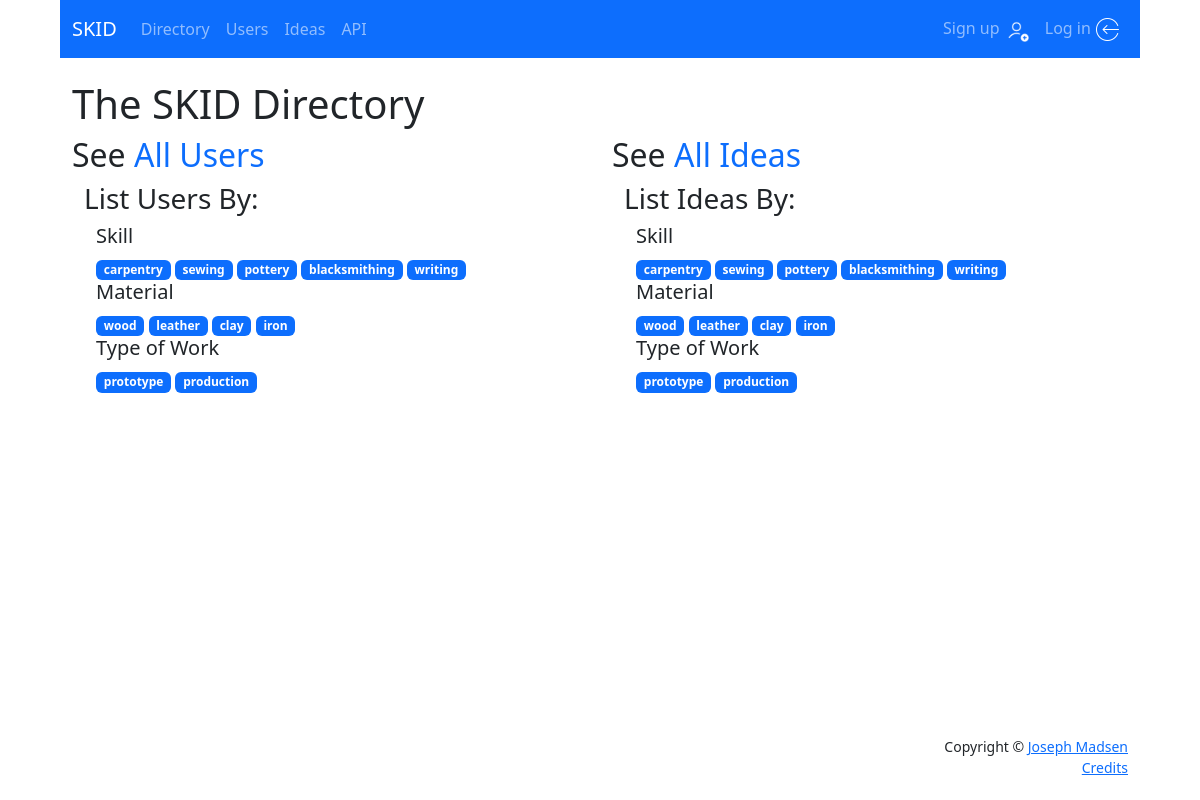
Before: /directory/ with the older database file.
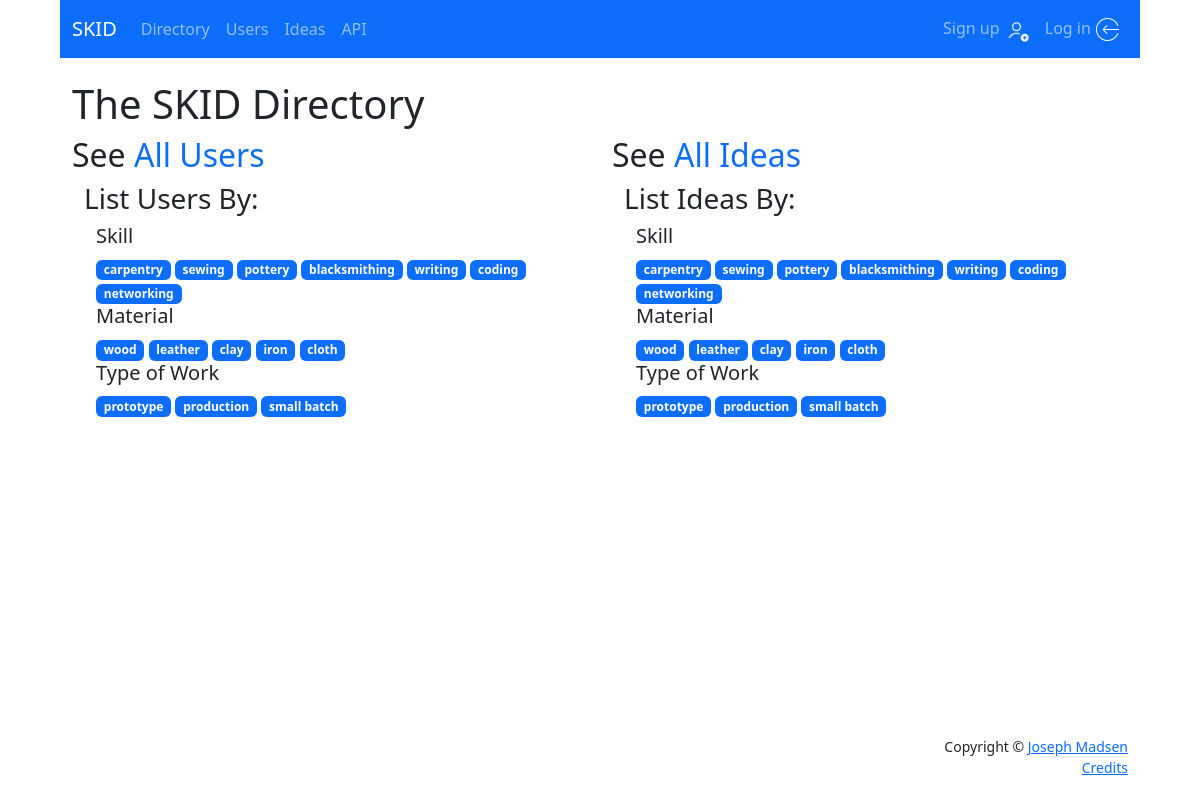
After: the same page with the newer database file.
### users/models.py (models this page shows, shortened)
class Skill(models.Model):
    skill = models.CharField(max_length=100, unique=True)
    def __str__(self):
        return self.skill

class Material(models.Model):
    material = models.CharField(max_length=100, unique=True)
    def __str__(self):
        return self.material

class WorkType(models.Model):
    work_type = models.CharField(max_length=100, unique=True)
    def __str__(self):
        return self.work_type

### directory/views.py (the view)
# urls.py: path('', views.directory, name='directory'),
def directory(request):
    try:
        skills = Skill.objects.all()
        materials = Material.objects.all()
        worktype = WorkType.objects.all()
        context = {
            'skills': skills,
            'materials': materials,
            'worktype': worktype,
        }
        return render(request, 'directory/directory.html', context)
    except Exception as err:
        print("ERROR: ", str(err))
        context = {'error': str(err)}
        return render(request, 'error_page.html', context, content_type='text/html')

### directory/templates/directory/directory.html (shortened to what this page needs)
{% extends 'base.html' %}
{% block content %}
    <div class="container">
        <h1>The SKID Directory</h1>
        <div class="row justify-content-evenly">
            <div class="col-6">
                <div>
                    <h2>
                        See <a href="{% url 'directory:users' %}" style="text-decoration: none;">All Users</a>
                    </h2>
                </div>
                <div class="container">
                    <h3>List Users By:</h3>
                        <div class="container">
                            <h5>Skill</h5>
                                {% for skill in skills %}
                                    <a href="{% url 'directory:user_skill' skill.id %}"
                                        class="badge bg-primary" style="text-decoration: none;">
                                        {{ skill }}
                                    </a>
                                {% endfor %}
                            <h5>Material</h5>
                                {% for material in materials %}
                                    <a href="{% url 'directory:user_material' material.id %}"
                                        class="badge bg-primary" style="text-decoration: none;">
                                        {{ material }}
                                    </a>
                                {% endfor %}
                            <h5>Type of Work</h5>
                                {% for type in worktype %}
                                    <a href="{% url 'directory:user_work_type' type.id %}"
                                        class="badge bg-primary" style="text-decoration: none;">
                                        {{ type }}
                                    </a>
                                {% endfor %}
                        </div>
                </div>
            </div>
            <div class="col-6">
                <div>
                    <h2>
                        See <a href="{% url 'directory:ideas' %}" style="text-decoration: none;">All Ideas</a>
                    </h2>
                </div>
                <div class="container">
                    <h3>List Ideas By:</h3>
                        <div class="container">
                            <h5>Skill</h5>
                                {% for skill in skills %}
                                    <a href="{% url 'directory:user_skill' skill.id %}"
                                        class="badge bg-primary" style="text-decoration: none;">
                                        {{ skill }}
                                    </a>
                                {% endfor %}
                            <h5>Material</h5>
                                {% for material in materials %}
                                    <a href="{% url 'directory:user_material' material.id %}"
                                        class="badge bg-primary" style="text-decoration: none;">
                                        {{ material }}
                                    </a>
                                {% endfor %}
                            <h5>Type of Work</h5>
                                {% for type in worktype %}
                                    <a href="{% url 'directory:user_work_type' type.id %}"
                                        class="badge bg-primary" style="text-decoration: none;">
                                        {{ type }}
                                    </a>
                                {% endfor %}
                        </div>
                </div>
            </div>
        </div>
    </div>
{% endblock content %}

### users/templates/base.html (shortened to what this page needs)
<!DOCTYPE html>
<html lang="en">
<head>
    <link rel="stylesheet" href="https://cdn.jsdelivr.net/npm/bootstrap@5.3.0-alpha1/dist/css/bootstrap.min.css"
      rel="stylesheet"
>
    {% load static %}
    <link rel="stylesheet" href="{% static 'css/styles.css' %}">
</head>
<body>
<div class="header">
{% block navbar %}
<nav class="navbar navbar-expand-lg bg-primary" data-bs-theme="dark">
  <div class="container-fluid">
    <a class="navbar-brand" href="{% url 'home' %}">SKID</a>
    <div class="collapse navbar-collapse" id="navbarSupportedContent">
      <div class="navbar-nav">
        <a class="nav-link" aria-current="page" href="{% url 'directory:directory' %}">Directory</a>
        <a class="nav-link" aria-current="page" href="{% url 'directory:users' %}">Users</a>
        <a class="nav-link" aria-current="page" href="{% url 'directory:ideas' %}">Ideas</a>
        <a class="nav-link" aria-current="page" href="/api">API</a>
      </div>
      <div class="navbar-nav ms-auto">
        {% if user.is_authenticated %}
          <a class="nav-link" href="{% url 'users:profile' user.id %}">{{ user }} <img class="icon" src="{% static 'images/user.png' %}" alt=""></a>
          <a class="nav-link" href="{% url 'account_logout' %}">Log out <img class="icon" src="{% static 'images/logout.png' %}" alt=""></a>
        {% else %}
          <a class="nav-item nav-link" href="{% url 'account_signup' %}">Sign up <img class="icon" src="{% static 'images/signup.png' %}" alt=""></a>
          <a class="nav-item nav-link" href="{% url 'account_login' %}">Log in <img class="icon" src="{% static 'images/login.png' %}" alt=""></a>
        {% endif %}
      </div>
    </div>
  </div>
</nav>
<div class="spacer"></div>
{% endblock navbar %}
</div>
<div class="content-wrap">
{% block content %}
{% endblock content %}
</div>
<div class="footer">
{% block footer %}
<div class="container">
  <footer class="mt-auto py-3 bg-grey">
    <p class="m-0 text-dark text-end small">Copyright &copy; <a href="https://www.josephmadsen.com">Joseph Madsen</a></p>
    <p class="m-0 text-dark text-end small"><a href="{% url 'credits' %}">Credits</a></p>
  </footer>
</div>
{% endblock footer %}
</div>
</body>
</html>

### users/static/css/styles.css (style rules this page uses)
body { max-width: 1080px; margin: auto; }
.header { height: 80px; }
.content-wrap { min-height: calc(100vh - 160px); }
.footer { height: 80px; }
.icon { height: 25px; width: 25px; }
.spacer { min-width: 10px; min-height: 10px; }

Changed rows visible on the page:
added Skill: skill "coding"
added Skill: skill "networking"
added Material: material "cloth"
added WorkType: work_type "small batch"
